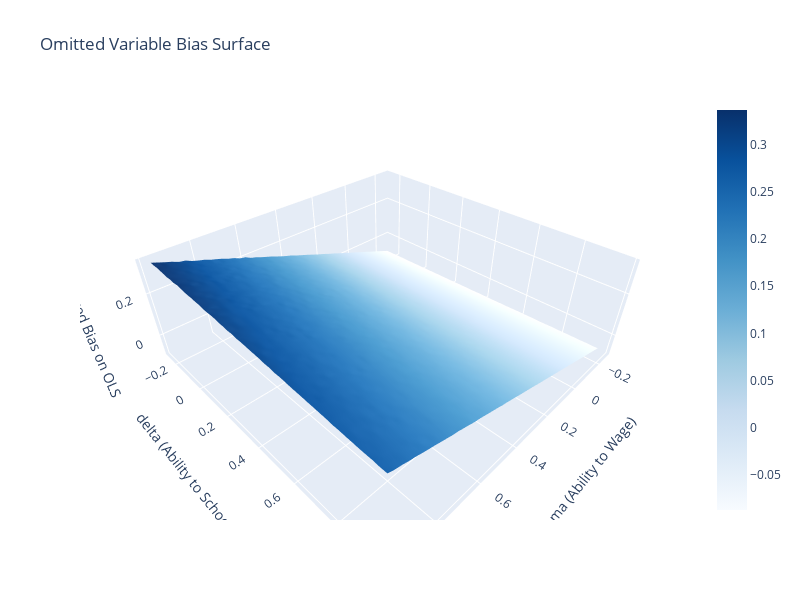

Notebook cell for this chart:
### Markdown cell above
#### Demonstrating sensitivity

### Code cell
def estimate(gamma, delta):
    N = 25000
    A = np.random.normal(size=N) # Ability
    Z = A*2 + np.random.normal(size=N) # Distance to School
    D = Z + A*delta + np.random.normal(size=N) # Schooling
    Y = D + A*gamma # Wage

    data = pd.DataFrame({"Wage": Y, "Schooling":D, "Distance":Z, "Ability":A})
    naive = sm.add_constant(data[["Schooling"]])
    naive_fit = sm.OLS(data["Wage"], naive).fit()
    

    return naive_fit.params["Schooling"]

gammas = np.arange(0,50)/40 - 10/40
deltas = np.arange(0,50)/40 - 10/40

G, D = np.meshgrid(gammas,deltas)
est = np.zeros(np.shape(G))
for i in range(G.shape[0]):
    for j in range(G.shape[1]):
        est[i,j] = estimate(G[i,j], D[i,j])

import plotly.graph_objects as go

fig = go.Figure(data=[go.Surface(z = est-1, x=G, y=D, colorscale="Blues")])
fig.update_layout(
    title="Omitted Variable Bias Surface",
    scene=dict(
        xaxis_title="gamma (Ability to Wage)",
        yaxis_title="delta (Ability to Schooling)",
        zaxis_title="Induced Bias on OLS"
    ),
    autosize=True,
    width=800,
    height=600,
)

### Figure 1 — Plotly figure (JSON) as saved in the notebook; plotly's stock layout.template omitted (floating-point values rounded to 4 significant figures; data arrays with more than 128 entries replaced by an {"elided": "..."} marker saying what was removed)
{"data": [{"colorscale": [[0, "rgb(247,251,255)"], [0.125, "rgb(222,235,247)"], [0.25, "rgb(198,219,239)"], [0.375, "rgb(158,202,225)"], [0.5, "rgb(107,174,214)"], [0.625, "rgb(66,146,198)"], [0.75, "rgb(33,113,181)"], [0.875, "rgb(8,81,156)"], [1, "rgb(8,48,107)"]], "type": "surface", "x": {"elided": "50x50 float values"}, "y": {"elided": "50x50 float values"}, "z": {"elided": "50x50 float values"}}], "layout": {"autosize": true, "height": 600, "scene": {"xaxis": {"title": {"text": "gamma (Ability to Wage)"}}, "yaxis": {"title": {"text": "delta (Ability to Schooling)"}}, "zaxis": {"title": {"text": "Induced Bias on OLS"}}}, "title": {"text": "Omitted Variable Bias Surface"}, "width": 800}}
